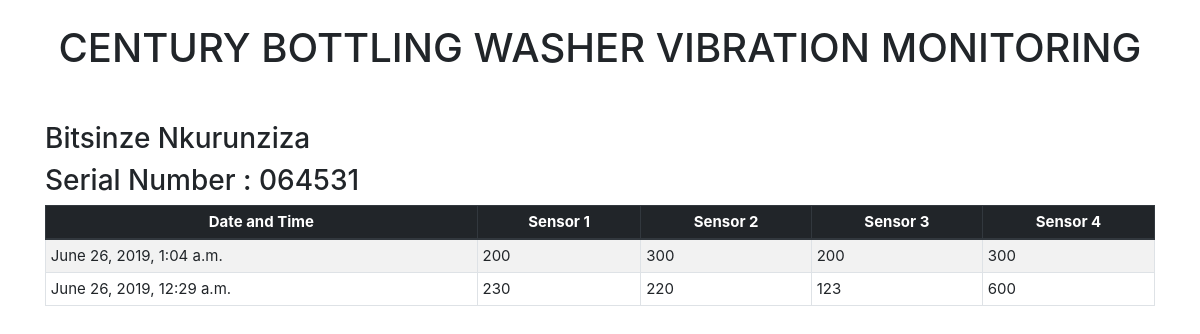
/vibration_monitor/datashow, run on the app's committed database.
### vibration_monitor/models.py (models this page shows)
class Data(models.Model):
    serial_number = models.CharField(max_length = 255)
    date_time = models.DateTimeField(auto_now_add =True)
    v1_sensor = models.CharField(max_length = 255)
    v2_sensor = models.CharField(max_length = 255)
    v3_sensor = models.CharField(max_length = 255)
    v4_sensor = models.CharField(max_length = 255)

### vibration_monitor/views.py (the view)
# urls.py: path('datashow', views.datashow, name='datashow'),
def datashow(request):
     if(request.method == 'GET'):
        selectdevicenumber = '064531'
        devicedata = Data.objects.filter(serial_number = selectdevicenumber).order_by("-pk")
        context = {'devicedata': devicedata, 'selectdevicenumber': selectdevicenumber}
        return render(request, 'tableview.html', context)

### vibration_monitor/templates/tableview.html (shortened to what this page needs)
<!DOCTYPE html>
<html lang="en">
<head>
    <link rel="stylesheet" href="https://maxcdn.bootstrapcdn.com/bootstrap/4.0.0/css/bootstrap.min.css">
</head>
<body>
    <div class = "container"><br>
        <h1 class = "text-center">
            CENTURY BOTTLING WASHER VIBRATION MONITORING
        </h1>
        <div>
        <h3>
            Bitsinze Nkurunziza
        </h3>
        <h3 class = "ml-auto">
            Serial Number :  {{selectdevicenumber}}
        </h3>
        </div>
        <table class="table table-striped table-edits table-bordered">
            <thead class="thead-dark">
                <tr class="text-center">
                    <th>Date and Time </th>
                    <th>Sensor 1 </th>
                    <th>Sensor 2</th>
                    <th>Sensor 3</th>
                    <th>Sensor 4</th>
                </tr>
            </thead>
                <tbody>
                    {%for data in devicedata %}
                <tr >
                    <td>{{data.date_time}}</td>
                    <td>{{data.v1_sensor}}</td>
                    <td>{{data.v2_sensor}}</td>
                    <td>{{data.v3_sensor}}</td>
                    <td>{{data.v4_sensor}}</td>
                </tr>
                {% endfor %}
                </tbody>
            </table>
    </div>
</body>
</html>

### vibration_monitor/templates/tableview.html (style rules this page uses)
h1 { margin-bottom: 50px; }
.table-edits { font-size: 15px ; }
.table-edits tbody tr td, .table-edits thead tr th { padding: 0.3rem ; }

### data on the page
Data: date_time "June 26, 2019, 1:04 a.m.", v1_sensor "200", v2_sensor "300", v3_sensor "200", v4_sensor "300"
Data: date_time "June 26, 2019, 12:29 a.m.", v1_sensor "230", v2_sensor "220", v3_sensor "123", v4_sensor "600"

### other printed values
{{ selectdevicenumber }} "064531"
